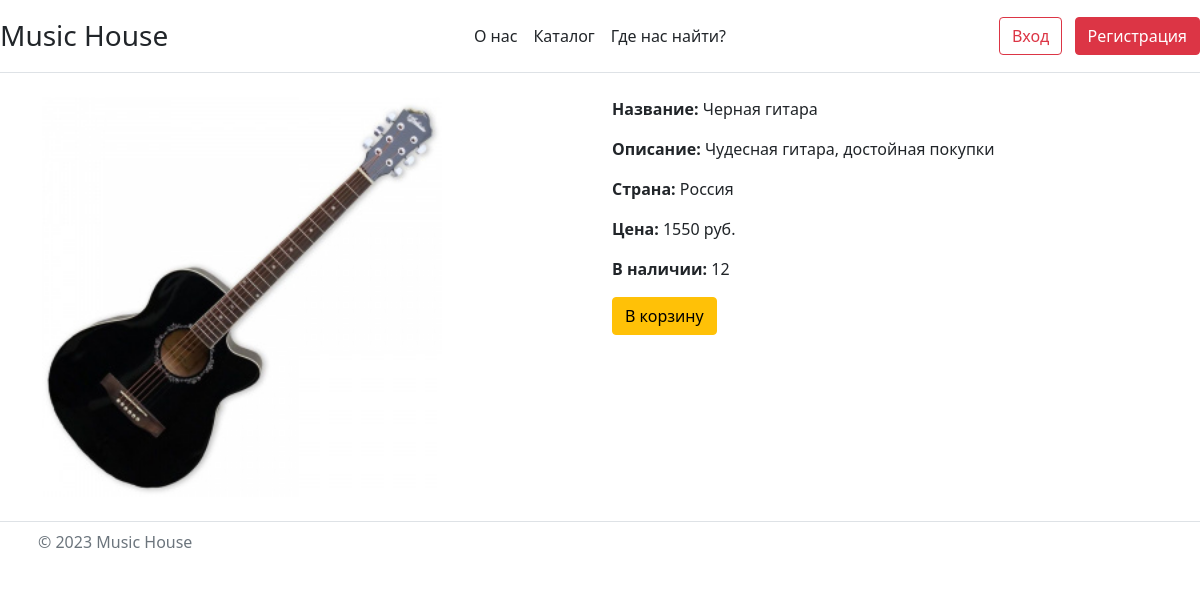
Screenshot of /product.php?id=1 with the database file from the repository.
### tables this page shows
CREATE TABLE `Product` (
  `Id` int(11) NOT NULL,
  `Name` varchar(30) NOT NULL,
  `Description` text NOT NULL,
  `Image` text NOT NULL,
  `Cost` float NOT NULL,
  `Country` varchar(30) NOT NULL,
  `Category` int(11) NOT NULL,
  `Date` timestamp NOT NULL DEFAULT CURRENT_TIMESTAMP,
  `Year` int(11) NOT NULL,
  `Count` int(11) NOT NULL
);

### product.php (the view, shortened to what this page needs)
<?php
    include 'templates/head.php';
    require_once 'connect.php';
    $id = $_GET['id'];
    $query = "SELECT * FROM Product WHERE Id = '$id'";
    $result = $conn->query($query);
    $row = $result->fetch_assoc();
?>
<div class="container">
    <div class="row">
        <div class="col">
                <img src="/media/images/<?php echo $row['Image']?>.jpeg" style="width: 400px; height: 800;" alt="Товар">
        </div>
        <div class="col">
            <p><b>Название:</b> <?php echo $row['Name']?></p>
            <p><b>Описание:</b> <?php echo $row['Description']?></p>
            <p><b>Страна:</b> <?php echo $row['Country']?></p>
            <p><b>Цена:</b> <?php echo $row['Cost']?> руб.</p>
            <p><b>В наличии:</b> <?php echo $row['Count']?></p>
            <p><a href="add_to_cart.php?id=<?php echo $row['Id']?>"class="btn btn-warning">В корзину</a> </p>
        </div>
    </div>
</div>

### rows the page displays
product: Image (picture), Name "Черная гитара", Description "Чудесная гитара, достойная покупки", Country "Россия", Cost "1550", Count "12"
